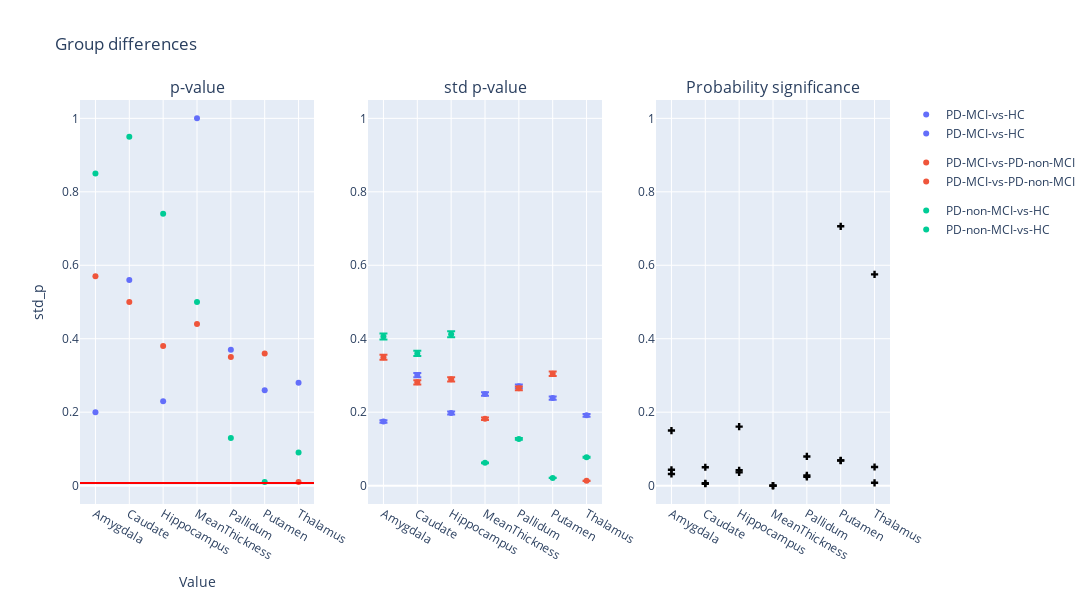

Source (notebook cell):
### Code cell
plot_dumbbell(df_t4, "Group differences", alpha=0.007)

### Figure 1 — Plotly figure (JSON) as saved in the notebook; plotly's stock layout.template omitted (floating-point values rounded to 4 significant figures)
{"data": [{"hovertemplate": "group=PD-MCI-vs-HC<br>region=%{x}<br>p_value=%{y}<extra></extra>", "legendgroup": "PD-MCI-vs-HC", "marker": {"color": "#636efa", "symbol": "circle"}, "mode": "markers", "name": "PD-MCI-vs-HC", "orientation": "v", "showlegend": true, "type": "scatter", "x": ["Amygdala", "Caudate", "Hippocampus", "MeanThickness", "Pallidum", "Putamen", "Thalamus"], "xaxis": "x", "y": [0.2, 0.56, 0.23, 1.0, 0.37, 0.26, 0.28], "yaxis": "y"}, {"hovertemplate": "group=PD-MCI-vs-PD-non-MCI<br>region=%{x}<br>p_value=%{y}<extra></extra>", "legendgroup": "PD-MCI-vs-PD-non-MCI", "marker": {"color": "#EF553B", "symbol": "circle"}, "mode": "markers", "name": "PD-MCI-vs-PD-non-MCI", "orientation": "v", "showlegend": true, "type": "scatter", "x": ["Amygdala", "Caudate", "Hippocampus", "MeanThickness", "Pallidum", "Putamen", "Thalamus"], "xaxis": "x", "y": [0.57, 0.5, 0.38, 0.44, 0.35, 0.36, 0.01], "yaxis": "y"}, {"hovertemplate": "group=PD-non-MCI-vs-HC<br>region=%{x}<br>p_value=%{y}<extra></extra>", "legendgroup": "PD-non-MCI-vs-HC", "marker": {"color": "#00cc96", "symbol": "circle"}, "mode": "markers", "name": "PD-non-MCI-vs-HC", "orientation": "v", "showlegend": true, "type": "scatter", "x": ["Amygdala", "Caudate", "Hippocampus", "MeanThickness", "Pallidum", "Putamen", "Thalamus"], "xaxis": "x", "y": [0.85, 0.95, 0.74, 0.5, 0.13, 0.01, 0.09], "yaxis": "y"}, {"error_y": {"array": [0.003402, 0.00586, 0.003855, 0.004861, 0.005267, 0.004642, 0.003728], "arrayminus": [0.003471, 0.005979, 0.003933, 0.004959, 0.005373, 0.004736, 0.003803]}, "hovertemplate": "group=PD-MCI-vs-HC<br>region=%{x}<br>std_p=%{y}<extra></extra>", "legendgroup": "PD-MCI-vs-HC", "marker": {"color": "#636efa", "symbol": "circle"}, "mode": "markers", "name": "PD-MCI-vs-HC", "orientation": "v", "showlegend": true, "type": "scatter", "x": ["Amygdala", "Caudate", "Hippocampus", "MeanThickness", "Pallidum", "Putamen", "Thalamus"], "xaxis": "x2", "y": [0.1747, 0.3009, 0.198, 0.2496, 0.2704, 0.2383, 0.1914], "yaxis": "y2"}, {"error_y": {"array": [0.006805, 0.005477, 0.005639, 0.003549, 0.005158, 0.005938, 0.0002528], "arrayminus": [0.006942, 0.005588, 0.005753, 0.003621, 0.005262, 0.006058, 0.0002579]}, "hovertemplate": "group=PD-MCI-vs-PD-non-MCI<br>region=%{x}<br>std_p=%{y}<extra></extra>", "legendgroup": "PD-MCI-vs-PD-non-MCI", "marker": {"color": "#EF553B", "symbol": "circle"}, "mode": "markers", "name": "PD-MCI-vs-PD-non-MCI", "orientation": "v", "showlegend": true, "type": "scatter", "x": ["Amygdala", "Caudate", "Hippocampus", "MeanThickness", "Pallidum", "Putamen", "Thalamus"], "xaxis": "x2", "y": [0.3494, 0.2812, 0.2896, 0.1823, 0.2648, 0.3049, 0.01298], "yaxis": "y2"}, {"error_y": {"array": [0.00791, 0.007011, 0.008027, 0.001208, 0.002476, 0.0004088, 0.001503], "arrayminus": [0.00807, 0.007152, 0.008189, 0.001232, 0.002526, 0.0004171, 0.001534]}, "hovertemplate": "group=PD-non-MCI-vs-HC<br>region=%{x}<br>std_p=%{y}<extra></extra>", "legendgroup": "PD-non-MCI-vs-HC", "marker": {"color": "#00cc96", "symbol": "circle"}, "mode": "markers", "name": "PD-non-MCI-vs-HC", "orientation": "v", "showlegend": true, "type": "scatter", "x": ["Amygdala", "Caudate", "Hippocampus", "MeanThickness", "Pallidum", "Putamen", "Thalamus"], "xaxis": "x2", "y": [0.4061, 0.36, 0.4121, 0.06201, 0.1271, 0.02099, 0.07719], "yaxis": "y2"}, {"marker": {"color": "black", "symbol": "cross"}, "mode": "markers", "name": "Flip probability", "showlegend": false, "type": "scatter", "x": ["Amygdala", "Amygdala", "Amygdala", "Caudate", "Caudate", "Caudate", "Hippocampus", "Hippocampus", "Hippocampus", "MeanThickness", "MeanThickness", "MeanThickness", "Pallidum", "Pallidum", "Pallidum", "Putamen", "Putamen", "Putamen", "Thalamus", "Thalamus", "Thalamus"], "xaxis": "x3", "y": [0.04312, 0.03166, 0.15, 0.006384, 0.005095, 0.05, 0.04185, 0.03601, 0.1606, 0.0, 1.13e-05, 8.041e-52, 0.02375, 0.02787, 0.07947, 0.06835, 0.0688, 0.7061, 0.007708, 0.5751, 0.05069], "yaxis": "y3"}], "layout": {"annotations": [{"font": {"size": 16}, "showarrow": false, "text": "p-value", "x": 0.1444, "xanchor": "center", "xref": "paper", "y": 1, "yanchor": "bottom", "yref": "paper"}, {"font": {"size": 16}, "showarrow": false, "text": "std p-value", "x": 0.5, "xanchor": "center", "xref": "paper", "y": 1, "yanchor": "bottom", "yref": "paper"}, {"font": {"size": 16}, "showarrow": false, "text": "Probability significance", "x": 0.8556, "xanchor": "center", "xref": "paper", "y": 1, "yanchor": "bottom", "yref": "paper"}], "height": 600, "hovermode": "closest", "shapes": [{"line": {"color": "red", "width": 2}, "type": "line", "x0": 0, "x1": 1, "xref": "x domain", "y0": 0.007, "y1": 0.007, "yref": "y"}], "title": {"text": "Group differences"}, "width": 1400, "xaxis": {"anchor": "y", "domain": [0, 0.2889], "title": {"text": "Value"}}, "xaxis2": {"anchor": "y2", "domain": [0.3556, 0.6444]}, "xaxis3": {"anchor": "y3", "domain": [0.7111, 1]}, "yaxis": {"anchor": "x", "domain": [0, 1], "range": [-0.05, 1.05], "title": {"text": "std_p"}}, "yaxis2": {"anchor": "x2", "domain": [0, 1], "range": [-0.05, 1.05]}, "yaxis3": {"anchor": "x3", "domain": [0, 1], "range": [-0.05, 1.05]}}}
